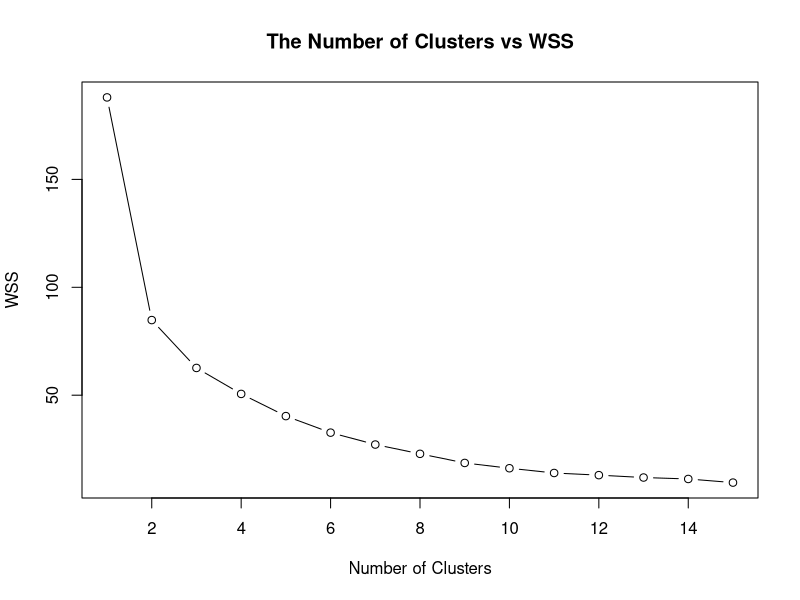
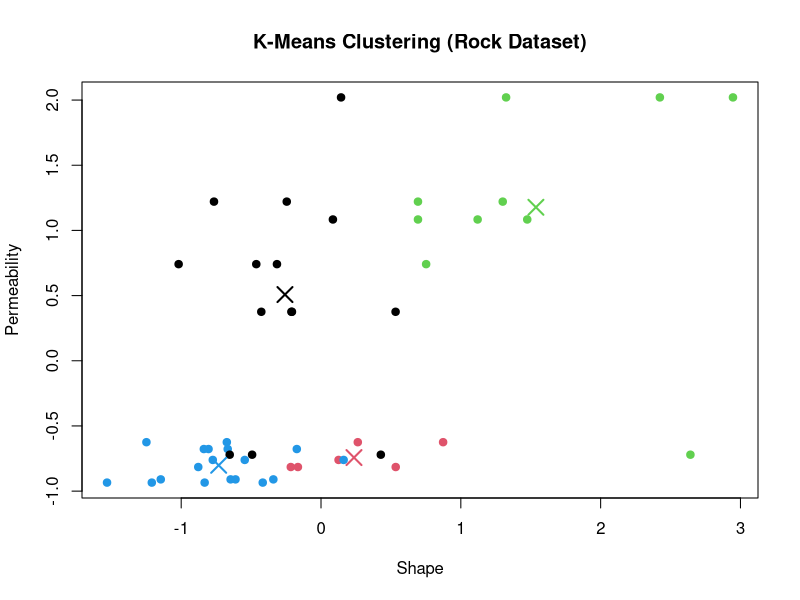
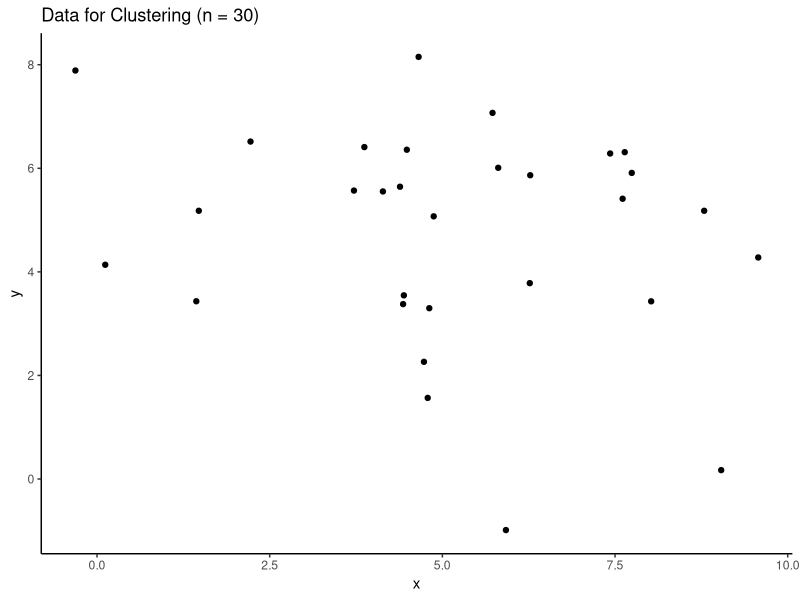
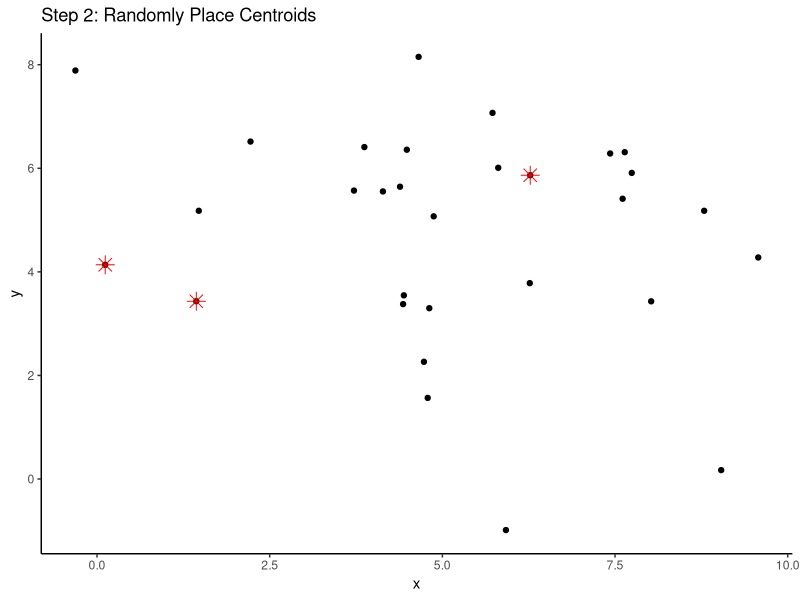
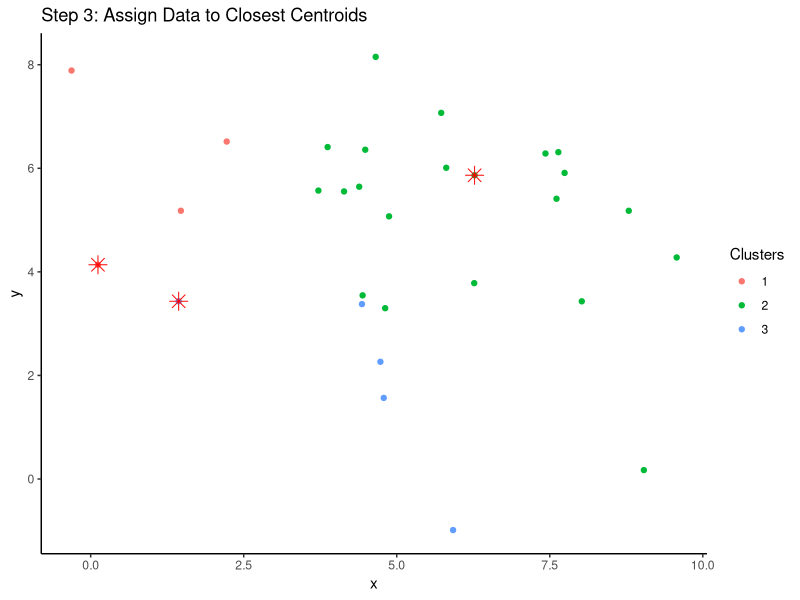
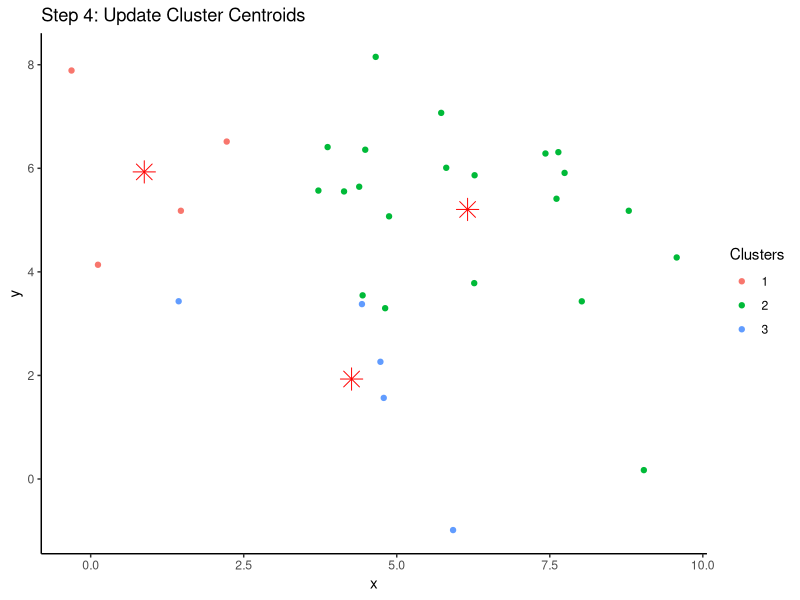
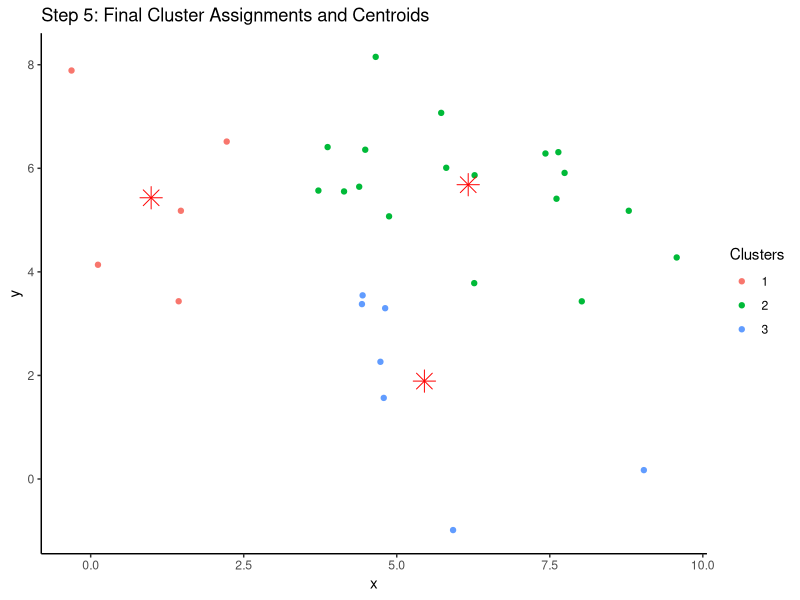

The R source for these figures, in order:
# Code for k-Means Model in R with kmeans()


# Step 1. Load the dataset

## Load
data(rock)

## Preview the dataset
head(rock)

## View the structure of the dataset
str(rock)


# ---------------------------------------------


# Step 2. Normalise the data

## Scale
rock_scaled <- scale(rock)

## Check the results
summary(rock_scaled)


# ---------------------------------------------


# Step 3. Find the optimal k

## Initialise a vector for within cluster sum of squares (wss)
wss <- numeric(15)

## For-loop through the wss
for (k in 1:15) {
  
  ## Try the k
  km <- kmeans(rock_scaled,
               centers = k,
               nstart = 20)
  
  ## Get WSS for the k
  wss[k] <- km$tot.withinss
}

## Plot the wss
plot(1:15,
     wss,
     type = "b",
     main = "The Number of Clusters vs WSS",
     xlab = "Number of Clusters",
     ylab = "WSS")

## Set optiomal k = 4
opt_k <- 4


# ---------------------------------------------


# Step 4. Train the model

## Set see for reproducibility
set.seed(500)

## Train the model
km <- kmeans(rock_scaled,
             centers = opt_k,
             nstart = 20)

## Print the model
print(km)

## Print the table
table(km$cluster)


# ---------------------------------------------


# Step 5. Visualise the clusters

## Create a plot
plot(rock_scaled[, c("shape", "perm")], 
     col = km$cluster,
     pch = 19,
     main = "K-Means Clustering (Rock Dataset)",
     xlab = "Shape",
     ylab = "Permeability")

## Add cluster centers
points(km$centers[, c("shape", "perm")], 
       col = 1:5,
       pch = 4,
       cex = 2,
       lwd = 2)



# ---------------------------------------------



# Visualisation code for k-means steps

## Load packages
library(ggplot2)
library(dplyr)

## Step 1: Generate a sample dataset
set.seed(42)
n_points <- 30
df <- data.frame(x = rnorm(n_points, mean = 5, sd = 2),
                 y = rnorm(n_points, mean = 5, sd = 2))

## Plot Step 1: Original data distribution
p1 <- ggplot(df, aes(x, y)) +
  geom_point() +
  ggtitle("Data for Clustering (n = 30)") +
  theme_classic()

print(p1)


## Step 2: Select k initial cluster centers at random
k <- 3
initial_centers <- df[sample(nrow(df), k), ]


## Plot Step 2: Initial cluster centers
p2 <- ggplot(df, aes(x, y)) +
  geom_point() +
  geom_point(data = initial_centers, aes(x, y), color = "red", size = 4, shape = 8) +
  ggtitle("Step 2: Randomly Place Centroids") +
  theme_classic()

print(p2)

## Step 3: Assign each point to the nearest cluster
assign_clusters <- function(df, centers) {
  df %>%
    rowwise() %>%
    mutate(cluster = which.min((x - centers$x)^2 + (y - centers$y)^2)) %>%
    ungroup()
}

df_assigned <- assign_clusters(df, initial_centers)

## Plot Step 3: Points colored by initial cluster assignment
p3 <- ggplot(df_assigned, aes(x, y, color = as.factor(cluster))) +
  geom_point() +
  geom_point(data = initial_centers, aes(x, y), color = "red", size = 4, shape = 8) +
  labs(title = "Step 3: Assign Data to Closest Centroids",
       color = "Clusters") +
  theme_classic()

print(p3)

## Step 4: Compute new centroids
update_centroids <- function(df) {
  df %>%
    group_by(cluster) %>%
    summarize(x = mean(x), y = mean(y), .groups = "drop")
}

new_centers <- update_centroids(df_assigned)

## Plot Step 4: Updated centroids
p4 <- ggplot(df_assigned, aes(x, y, color = as.factor(cluster))) +
  geom_point() +
  geom_point(data = new_centers, aes(x, y), color = "red", size = 5, shape = 8) +
  labs(title = "Step 4: Update Cluster Centroids",
       color = "Clusters") +
  theme_classic()

print(p4)


## Step 5: Repeat steps 3-4 until clusters don’t change
max_iter <- 10
centers <- initial_centers

for (i in 1:max_iter) {
  df_assigned <- assign_clusters(df, centers)
  new_centers <- update_centroids(df_assigned)
  
  # Stop if centroids do not change
  if (all(round(centers$x, 4) == round(new_centers$x, 4)) &&
      all(round(centers$y, 4) == round(new_centers$y, 4))) {
    break
  }
  
  centers <- new_centers
}

## Plot Step 5: Final cluster assignments and centroids
p5 <- ggplot(df_assigned, aes(x, y, color = as.factor(cluster))) +
  geom_point() +
  geom_point(data = centers, aes(x, y), color = "red", size = 5, shape = 8) +
  labs(title = "Step 5: Final Cluster Assignments and Centroids",
       color = "Clusters") +
  theme_classic()

print(p5)
